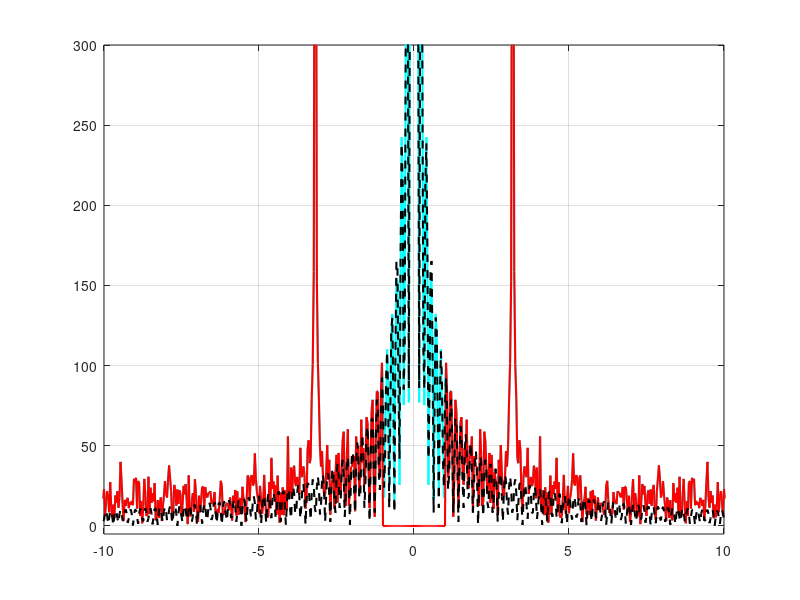

Write the MATLAB code that produced this figure. (Note: this script raises an error after producing the figure.)

T = 30; % Большой интервал времени
dt = 0.01; % Маленький шаг дискретизации
t = -T/2 : dt : T/2; % Набор временный шагов
V = 1/dt; % Ширина диапазона частот
dv = 1/T; % Шаг частоты
v = -V/2 : dv : V/2; % Набор частот для FFT

t_1 = -pi;
t_2 = pi;
a = 3;

g = zeros(size(t));
g(t >= t_1 & t <= t_2) = a; % Значения функции g(t)
xi = 2*rand(size(t)) - 1; % Дискретные значения шума

b = 0.5;
c = 0.5;
d = 20;

width = 800;
height = 600;
resolution = 300;

u = g + b*xi + c*sin(d*t);




U = fftshift(fft(u));
G = fftshift(fft(g));


%low_filter = zeros(size(v));
%low_filter((v >= -8 & v <= -3.5) | (v >= -2.5 & v <= 2.5) | (v >= 3.5 & v <= 8)) = 1;
%low_filter(v >= -1 & v <= 1) = 1;
low_filter = ones(size(v));
low_filter(v >= -1 & v <= 1) = 0;


hi_fil_u = U .* low_filter;

figure;
plot(v, abs(U), 'LineWidth', 1.5, 'Color', 'cyan');
hold on;
plot(v, abs(hi_fil_u), 'LineWidth', 1.5, 'Color', 'red');
hold on;
plot(v, abs(G), '--g', 'LineWidth', 1.5, 'Color', 'black')
grid on;
ylim([-5 300]);
xlim([-10 10]);
xlabel("v", FontSize=24);
ylabel("F_i(v)",FontSize=24);
legend('F[u](v)', "F[u]_fil(v)", "F[g](v)");
set(gcf, 'Units', 'pixels', 'Position', [100, 100, 1200, 800]);
exportgraphics(gcf, 'furhigh1.png', 'Resolution', 300);

filtered_g = ifft(ifftshift(hi_fil_u));

figure;
plot(t, u, 'LineWidth', 1.5, 'Color', 'cyan');
hold on;
plot(t, filtered_g, 'LineWidth', 1.5, 'Color', 'red');
hold on;
plot(t, g, 'LineWidth', 1.5, 'Color', 'black');
hold on;
grid on;
ylim([-1.5 4]);
xlim([-T/2-1 T/2+1]);
xlabel("t", FontSize=24);
ylabel("g_i(t)",FontSize=24);
legend('u(t)', "u_fil(t)", "g(t)");
set(gcf, 'Units', 'pixels', 'Position', [100, 100, 1200, 800]);
exportgraphics(gcf, 'grhigh1.png', 'Resolution', 300);
